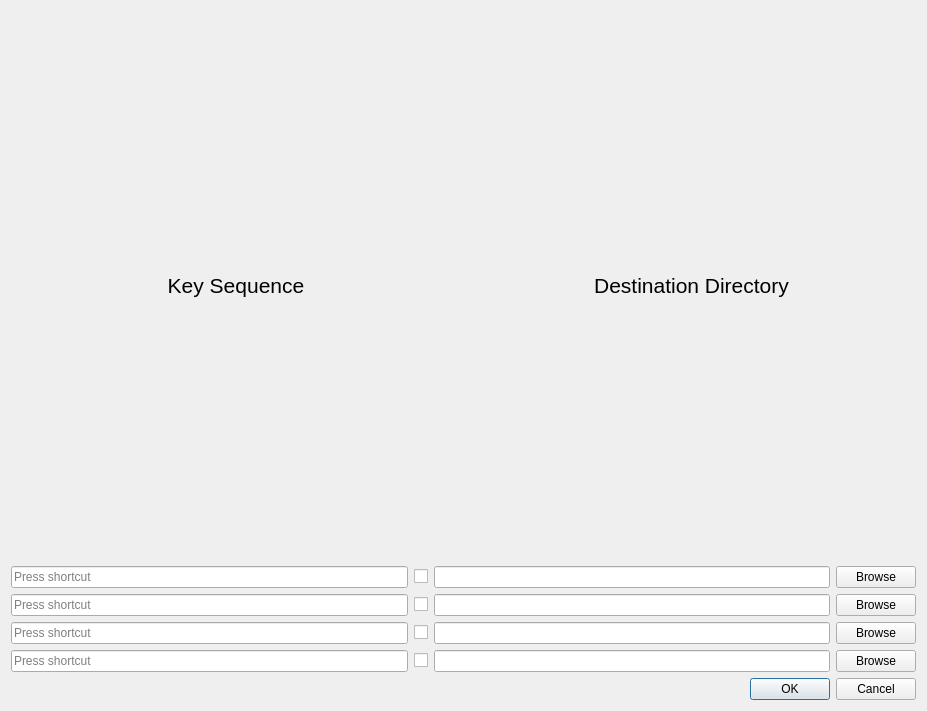
<?xml version="1.0" encoding="UTF-8"?>
<ui version="4.0">
 <class>Dialog</class>
 <widget class="QDialog" name="Dialog">
  <property name="geometry">
   <rect>
    <x>0</x>
    <y>0</y>
    <width>927</width>
    <height>711</height>
   </rect>
  </property>
  <property name="windowTitle">
   <string>File Move/Copy Configure Dialog</string>
  </property>
  <layout class="QVBoxLayout" name="verticalLayout_2">
   <item>
    <layout class="QHBoxLayout" name="horizontalLayout_6">
     <item>
      <widget class="QLabel" name="label_3">
       <property name="font">
        <font>
         <pointsize>16</pointsize>
         <weight>50</weight>
         <bold>false</bold>
         <kerning>true</kerning>
        </font>
       </property>
       <property name="text">
        <string>Key Sequence</string>
       </property>
       <property name="alignment">
        <set>Qt::AlignCenter</set>
       </property>
      </widget>
     </item>
     <item>
      <widget class="QLabel" name="label_2">
       <property name="font">
        <font>
         <pointsize>16</pointsize>
        </font>
       </property>
       <property name="text">
        <string>Destination Directory</string>
       </property>
       <property name="alignment">
        <set>Qt::AlignCenter</set>
       </property>
      </widget>
     </item>
    </layout>
   </item>
   <item>
    <layout class="QHBoxLayout" name="horizontalLayout">
     <item>
      <widget class="QKeySequenceEdit" name="keySequenceEdit"/>
     </item>
     <item>
      <widget class="QCheckBox" name="checkBox">
       <property name="toolTip">
        <string>&lt;html&gt;&lt;head/&gt;&lt;body&gt;&lt;p&gt;Check the box to copy files, uncheck for moving files&lt;/p&gt;&lt;/body&gt;&lt;/html&gt;</string>
       </property>
       <property name="text">
        <string/>
       </property>
      </widget>
     </item>
     <item>
      <widget class="QLineEdit" name="lineEdit"/>
     </item>
     <item>
      <widget class="QPushButton" name="pushButton">
       <property name="text">
        <string>Browse</string>
       </property>
      </widget>
     </item>
    </layout>
   </item>
   <item>
    <layout class="QHBoxLayout" name="horizontalLayout_3">
     <item>
      <widget class="QKeySequenceEdit" name="keySequenceEdit_2"/>
     </item>
     <item>
      <widget class="QCheckBox" name="checkBox_2">
       <property name="toolTip">
        <string>&lt;html&gt;&lt;head/&gt;&lt;body&gt;&lt;p&gt;Check the box to copy files, uncheck for moving files&lt;/p&gt;&lt;/body&gt;&lt;/html&gt;</string>
       </property>
       <property name="text">
        <string/>
       </property>
      </widget>
     </item>
     <item>
      <widget class="QLineEdit" name="lineEdit_2"/>
     </item>
     <item>
      <widget class="QPushButton" name="pushButton_2">
       <property name="text">
        <string>Browse</string>
       </property>
      </widget>
     </item>
    </layout>
   </item>
   <item>
    <layout class="QHBoxLayout" name="horizontalLayout_4">
     <item>
      <widget class="QKeySequenceEdit" name="keySequenceEdit_3"/>
     </item>
     <item>
      <widget class="QCheckBox" name="checkBox_3">
       <property name="toolTip">
        <string>&lt;html&gt;&lt;head/&gt;&lt;body&gt;&lt;p&gt;Check the box to copy files, uncheck for moving files&lt;/p&gt;&lt;/body&gt;&lt;/html&gt;</string>
       </property>
       <property name="text">
        <string/>
       </property>
      </widget>
     </item>
     <item>
      <widget class="QLineEdit" name="lineEdit_3"/>
     </item>
     <item>
      <widget class="QPushButton" name="pushButton_3">
       <property name="text">
        <string>Browse</string>
       </property>
      </widget>
     </item>
    </layout>
   </item>
   <item>
    <layout class="QHBoxLayout" name="horizontalLayout_5">
     <item>
      <widget class="QKeySequenceEdit" name="keySequenceEdit_4"/>
     </item>
     <item>
      <widget class="QCheckBox" name="checkBox_4">
       <property name="toolTip">
        <string>&lt;html&gt;&lt;head/&gt;&lt;body&gt;&lt;p&gt;Check the box to copy files, uncheck for moving files&lt;/p&gt;&lt;/body&gt;&lt;/html&gt;</string>
       </property>
       <property name="text">
        <string/>
       </property>
      </widget>
     </item>
     <item>
      <widget class="QLineEdit" name="lineEdit_4"/>
     </item>
     <item>
      <widget class="QPushButton" name="pushButton_4">
       <property name="text">
        <string>Browse</string>
       </property>
      </widget>
     </item>
    </layout>
   </item>
   <item>
    <widget class="QDialogButtonBox" name="buttonBox">
     <property name="orientation">
      <enum>Qt::Horizontal</enum>
     </property>
     <property name="standardButtons">
      <set>QDialogButtonBox::Cancel|QDialogButtonBox::Ok</set>
     </property>
    </widget>
   </item>
  </layout>
 </widget>
 <resources/>
 <connections>
  <connection>
   <sender>buttonBox</sender>
   <signal>accepted()</signal>
   <receiver>Dialog</receiver>
   <slot>accept()</slot>
   <hints>
    <hint type="sourcelabel">
     <x>248</x>
     <y>254</y>
    </hint>
    <hint type="destinationlabel">
     <x>157</x>
     <y>274</y>
    </hint>
   </hints>
  </connection>
  <connection>
   <sender>buttonBox</sender>
   <signal>rejected()</signal>
   <receiver>Dialog</receiver>
   <slot>reject()</slot>
   <hints>
    <hint type="sourcelabel">
     <x>316</x>
     <y>260</y>
    </hint>
    <hint type="destinationlabel">
     <x>286</x>
     <y>274</y>
    </hint>
   </hints>
  </connection>
 </connections>
</ui>
